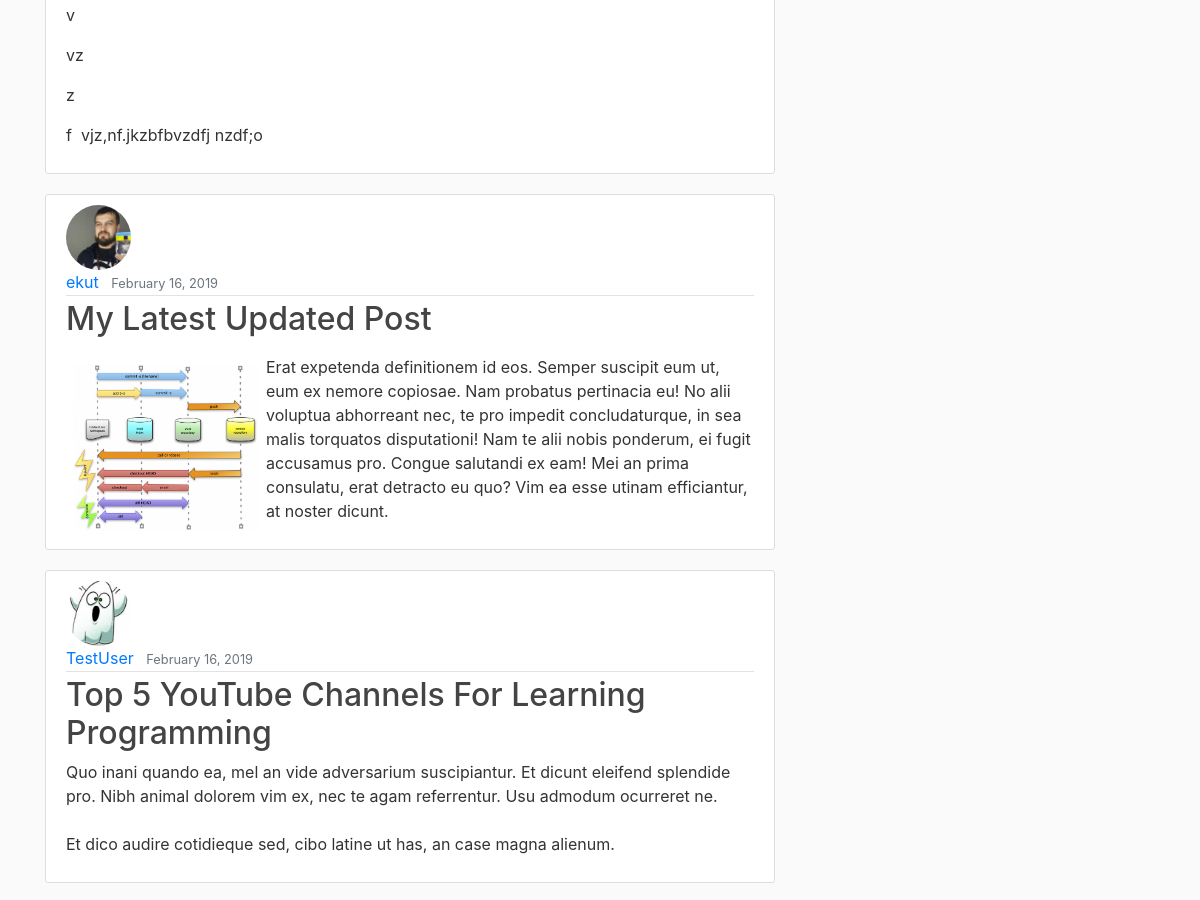
Before: / (middle part) with the older database file.
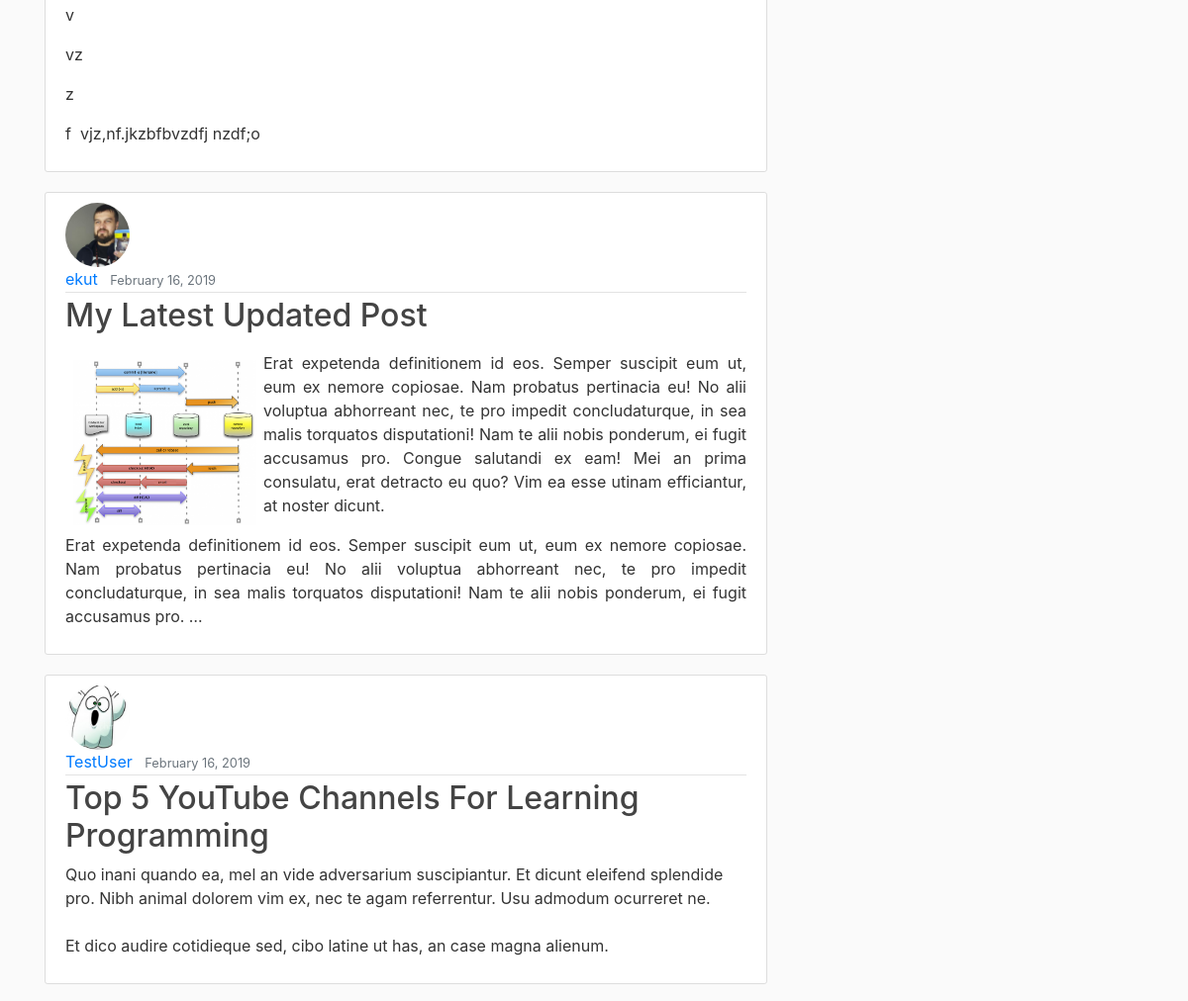
After: the same page with the newer database file.
### blog/models.py (models this page shows, shortened)
class Post(models.Model):
    title = models.CharField(max_length=100)
    content = RichTextUploadingField(null=True, blank=True)
    date_posted = models.DateTimeField(default=timezone.now)
    author = models.ForeignKey(User, on_delete=models.CASCADE)

### users/models.py (models this page shows, shortened)
class Profile(models.Model):
    user = models.OneToOneField(User, on_delete=models.CASCADE)
    image = models.ImageField(default='default.jpg', upload_to='profile_pics')

### blog/views.py (the view)
# urls.py: path('', PostListView.as_view(), name='blog-home'),
class PostListView(ListView):
    model = Post
    template_name = 'blog/home.html'  # <app>/<model>_<viewtype>.html
    context_object_name = 'posts'
    ordering = ['-date_posted']
    paginate_by = 5

### blog/templates/blog/home.html (shortened to what this page needs)
{% extends "blog/base.html" %}
{% block content %}
    {% for post in posts %}
        <article class="media content-section">
          <img class="rounded-circle article-img" src="{{ post.author.profile.image.url }}">
          <div class="media-body">
            <div class="article-metadata">
              <a class="mr-2" href="{% url 'user-posts' post.author.username %}">{{ post.author }}</a>
              <small class="text-muted">{{ post.date_posted|date:"F d, Y" }}</small>
            </div>
            <h2><a class="article-title" href="{% url 'post-detail' post.id %}">{{ post.title }}</a></h2>
            <p class="article-content">{{ post.content|safe|truncatewords_html:100 }}</p>
          </div>
        </article>
    {% endfor %}
{% endblock content %}

Changed rows visible on the page:
changed Post "My Latest Updated Post": content "…efficiantur, at noster dicunt." → "…efficiantur, at noster dicunt. Erat expetenda definitionem id eos. Semper suscipit eum ut, eum ex nemore copiosae. Nam probatus pertinacia eu! No alii voluptua abhorreant nec, te pro impedit concludaturque, in sea malis torquatos disputationi! Nam te alii nobis ponderum, ei fugit accusamus pro. …"
